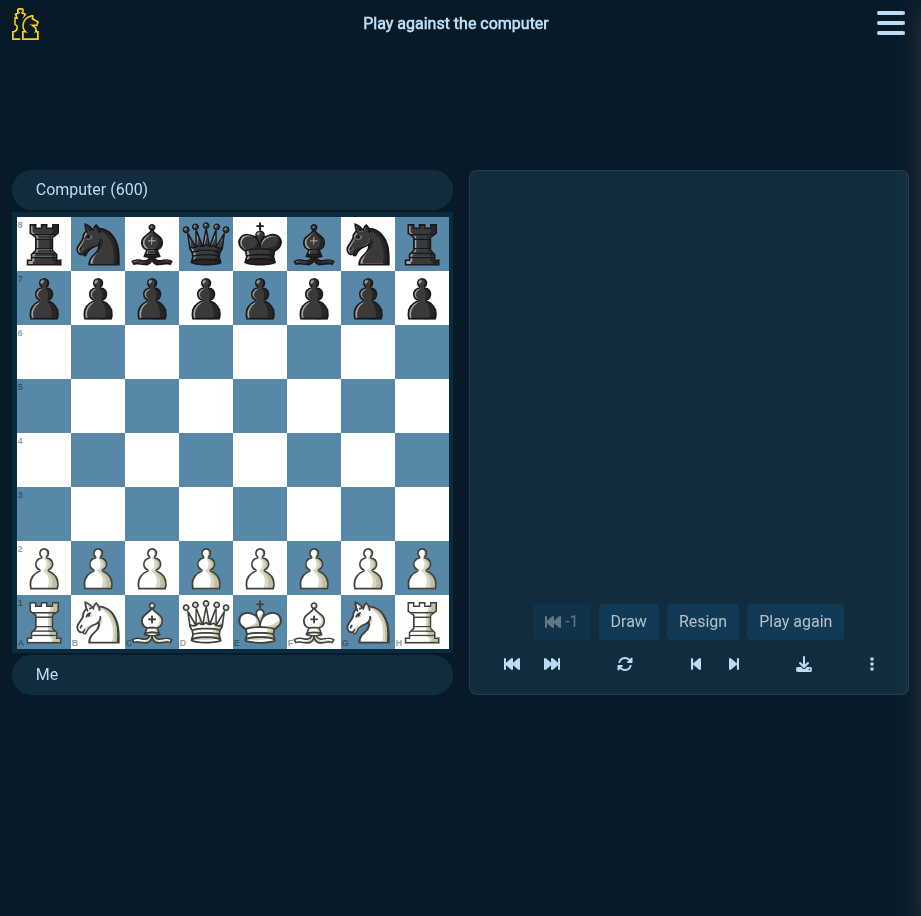
#> input picture Chess-Free-🕹️-Play-on-CrazyGames-09-14-2026_01_15_PM.png, 921 x 916 px
$ python detect_chessboard.py --image 'Chess-Free-🕹️-Play-on-CrazyGames-09-14-2026_01_15_PM.png'
#> lines starting #> are read from the running program, lines starting #| are printed output that depends on the picture; after the words box and inside, x2 and y2 are one past the last pixel; in counts of white or black regions, pixels touching at a corner belong together
"""
Eksperimen 1: Deteksi papan catur di layar.
- Screenshot layar pake mss
- Deteksi pake OpenCV (findChessboardCorners + deteksi grid kotak)
- Kalau ketemu: print "PAPAN CATUR TERDETEKSI!"

Cara pakai:
  .venv/bin/python detect_chessboard.py --once        # cek sekali
  .venv/bin/python detect_chessboard.py --loop        # cek terus tiap 1 detik
  .venv/bin/python detect_chessboard.py --test        # test pakai gambar sintetis
  .venv/bin/python detect_chessboard.py --image foto.png  # test pakai file gambar
  .venv/bin/python detect_chessboard.py --loop --show # tampilkan jendela preview
"""

import argparse
import time
import sys

import cv2
import numpy as np


# Pola yang umum untuk papan kalibrasi / papan catur polos.
# (7,7) = papan 8x8 kotak -> 7x7 sudut dalam. Ini yang paling standar.
CHESSBOARD_PATTERNS = [(7, 7), (8, 8), (7, 5), (5, 5), (6, 6), (9, 6)]


def detect_classic_pattern(gray):
    """Deteksi pola papan catur klasik (kotak hitam-putih polos, tanpa bidak).

    Return: (found: bool, pattern: tuple|None)
    """
    flags = cv2.CALIB_CB_ADAPTIVE_THRESH + cv2.CALIB_CB_NORMALIZE_IMAGE
    for pattern in CHESSBOARD_PATTERNS:
        found, _ = cv2.findChessboardCorners(gray, pattern, flags)
        if found:
            return True, pattern
    # Coba juga versi SB yang lebih robust (kalau OpenCV support)
    try:
        for pattern in CHESSBOARD_PATTERNS:
            found, _ = cv2.findChessboardCornersSB(gray, pattern)
            if found:
                return True, pattern
    except Exception:
        pass
    return False, None


def _cluster_lines(positions, tol=8):
    """Kelompokkan posisi garis yang berdekatan (satu garis fisik
    sering terdeteksi sebagai beberapa segmen)."""
    positions = sorted(positions)
    groups = []
    for p in positions:
        if groups and p - groups[-1][-1] <= tol:
            groups[-1].append(p)
        else:
            groups.append([p])
    return [sum(g) / len(g) for g in groups]


def _find_grid_lines(gray):
    """Ekstraksi garis grid horizontal/vertikal. Return (h_lines, v_lines)
    berupa posisi piksel yang sudah di-cluster. Dipakai detect_grid_board
    dan board_tracker (biar tidak duplikasi logika)."""
    h, w = gray.shape
    blurred = cv2.GaussianBlur(gray, (5, 5), 0)
    edges = cv2.Canny(blurred, 50, 150)

    lines = cv2.HoughLinesP(
        edges, 1, np.pi / 180,
        threshold=max(50, min(h, w) // 8),
        minLineLength=max(80, int(min(h, w) * 0.2)),
        maxLineGap=15,
    )
    if lines is None:
        return [], []

    hors, vers = [], []  # posisi y garis horizontal / posisi x garis vertikal
    for x1, y1, x2, y2 in lines.reshape(-1, 4):
        dx, dy = abs(int(x2) - int(x1)), abs(int(y2) - int(y1))
        length = (dx ** 2 + dy ** 2) ** 0.5
        if dx > dy * 5 and length > w * 0.15:
            hors.append((int(y1) + int(y2)) / 2)
        elif dy > dx * 5 and length > h * 0.15:
            vers.append((int(x1) + int(x2)) / 2)

    return _cluster_lines(hors), _cluster_lines(vers)


def _run_step(positions, tol_ratio=0.3):
    """Median spasi dari rangkaian reguler terpanjang. Return (step, n_garis).
    n_garis = jumlah garis dalam run (9 = papan utuh)."""
    pos = sorted(positions)
    if len(pos) < 2:
        return 0.0, len(pos)
    diffs = np.diff(pos)
    med = float(np.median(diffs))
    if med <= 0:
        return 0.0, len(pos)
    ok = [abs(d - med) <= tol_ratio * med for d in diffs]
    best, cur = 1, 1
    for good in ok:
        cur = cur + 1 if good else 1
        best = max(best, cur)
    # step dihitung ulang dari run terpanjang biar tidak kepengaruh outlier
    return med, best


def _fit_grid(lines, step, tol=8, need=7):
    """Cocokkan 9 garis grid (8*step) ke posisi terdeteksi.

    Tiap garis terdeteksi dicoba sebagai tepi atas maupun tepi bawah.
    Return (skor 0..9, y0) terbaik; skor = jumlah dari 9 posisi ideal
    yang ada garis dekatnya. Butuh skor >= need."""
    if step <= 0 or not lines:
        return 0, 0.0
    best = (0, 0.0)
    for anchor in lines:
        for y0 in (anchor, anchor - 8 * step):
            grid = [y0 + i * step for i in range(9)]
            score = sum(1 for g in grid
                        if any(abs(l - g) <= tol for l in lines))
            if score > best[0]:
                best = (score, y0)
    return best if best[0] >= need else (best[0], None)


def _strip_lines(bgr, axis, lo, hi, margin=12):
    """Deteksi ulang garis sumbu lawan di dalam strip [lo, hi] + margin.
    axis='v' -> garis vertikal papan diketahui, cari garis horizontal
    di strip vertikal x∈[lo,hi]. Return (cross_lines, cross_step, cross_n)."""
    h, w = bgr.shape[:2]
    gray = cv2.cvtColor(bgr, cv2.COLOR_BGR2GRAY)
    if axis == "v":
        x0, x1 = max(0, int(lo - margin)), min(w, int(hi + margin))
        strip = gray[:, x0:x1]
    else:
        y0, y1 = max(0, int(lo - margin)), min(h, int(hi + margin))
        strip = gray[y0:y1, :]
    lines_h, lines_v = _find_grid_lines(strip)
    cross = lines_h if axis == "v" else lines_v
    step, n = _run_step(cross)
    return cross, step, n


def find_board_corners(bgr):
    """Cari sudut papan (tl, tr, br, bl) sebagai float32 (4,2).
    Return None kalau tidak ada grid 8x8 yang valid.

    Strateginya: pakai sumbu terkuat sebagai jangkar (butuh run >=7
    garis), lalu deteksi ulang sumbu lawan di dalam strip + cocokkan
    grid 9 garis (toleransi 2 garis hilang karena oklusi).
    Terakhir wajib kotak persegi (aspek 0.88..1.12)."""
    h, w = bgr.shape[:2]
    gray = cv2.cvtColor(bgr, cv2.COLOR_BGR2GRAY)
    h_lines, v_lines = _find_grid_lines(gray)
    h_step, h_n = _run_step(h_lines)
    v_step, v_n = _run_step(v_lines)

    cands = []
    if v_n >= 7:
        cands.append(("v", v_lines, v_step))
    if h_n >= 7:
        cands.append(("h", h_lines, h_step))
    # coba jangkar terkuat dulu
    cands.sort(key=lambda c: _run_step(c[1])[1], reverse=True)

    for axis, anchor_lines, step in cands:
        score_a, edge_a = _fit_grid(anchor_lines, step)
        if edge_a is None:
            continue
        lo_a, hi_a = edge_a, edge_a + 8 * step
        cross, _, _ = _strip_lines(bgr, axis, lo_a, hi_a)
        score_c, edge_c = _fit_grid(cross, step)
        if edge_c is None:
            continue
        lo_c, hi_c = edge_c, edge_c + 8 * step
        # wajib persegi (toleransi 12%)
        wa, wb = hi_a - lo_a, hi_c - lo_c
        if not (0.88 <= wa / max(wb, 1e-9) <= 1.12):
            continue
        if wa * wb < h * w * 0.03:
            continue
        if axis == "v":
            x0, x1, y0, y1 = lo_a, hi_a, lo_c, hi_c
        else:
            x0, x1, y0, y1 = lo_c, hi_c, lo_a, hi_a
        return np.array([[x0, y0], [x1, y0], [x1, y1], [x0, y1]],
                        dtype=np.float32)
    return None


def detect_grid_board(bgr, debug_path=None):
    """Deteksi papan catur ala game (chess.com / lichess / CrazyGames,
    ada bidak) via grid fitting Hough.

    Idenya: papan catur = 9 garis horizontal + 9 garis vertikal yang
    panjang dan berjarak reguler (boleh 2 garis hilang karena oklusi
    bidak/popup). Hasilnya harus persegi. Bohongan umum (teks terminal,
    border jendela) gugur di fitting / syarat persegi.

    Return: (found: bool, info: dict)
    """
    h, w = bgr.shape[:2]
    corners = find_board_corners(bgr)

    if debug_path:
        gray = cv2.cvtColor(bgr, cv2.COLOR_BGR2GRAY)
        h_lines, v_lines = _find_grid_lines(gray)
        vis = bgr.copy()
        for y in h_lines:
            cv2.line(vis, (0, int(y)), (w - 1, int(y)), (0, 255, 0), 2)
        for x in v_lines:
            cv2.line(vis, (int(x), 0), (int(x), h - 1), (255, 0, 0), 2)
        if corners is not None:
            box = corners.astype(int).reshape(-1, 1, 2)
            cv2.polylines(vis, [box], True, (0, 255, 255), 3)
        cv2.imwrite(debug_path, vis)

    if corners is None:
        return False, {"reason": "tidak ada grid 8x8 persegi yang valid"}

    x0, y0 = corners.min(axis=0)
    x1, y1 = corners.max(axis=0)
    board_area = float((x1 - x0) * (y1 - y0))
    return True, {"box": [round(float(v), 1) for v in (x0, y0, x1, y1)],
                  "board_area_pct": round(100 * board_area / (h * w), 1)}


def is_chessboard(bgr, debug_path=None):
    """Gabungan kedua metode. Return (found, metode, detail)."""
    gray = cv2.cvtColor(bgr, cv2.COLOR_BGR2GRAY)

    found, pattern = detect_classic_pattern(gray)
    if found:
        return True, "pola-klasik", f"pattern {pattern}"

    found, info = detect_grid_board(bgr, debug_path=debug_path)
    if found:
        return True, "grid-garis", str(info)

    return False, "-", str(info)


# [54 lines left out: functions grab_screen, make_synthetic_board, make_random_image, not called in this run]


def check_and_report(img, show=False, debug_path=None):
    found, metode, detail = is_chessboard(img, debug_path=debug_path)
    if found:
        print(f"✅ PAPAN CATUR TERDETEKSI! (metode={metode}, {detail})")
    else:
        print(f"❌ tidak ada papan catur. ({detail})")
    if show:
        preview = img.copy()
        h, w = preview.shape[:2]
        scale = min(1.0, 900 / max(h, w))
        if scale < 1.0:
            preview = cv2.resize(preview, (int(w * scale), int(h * scale)))
        label = "TERDETEKSI" if found else "tidak ada"
        color = (0, 255, 0) if found else (0, 0, 255)
        cv2.putText(preview, f"Papan catur: {label}", (10, 30),
                    cv2.FONT_HERSHEY_SIMPLEX, 1, color, 2)
        cv2.imshow("Deteksi Papan Catur (tekan Q untuk keluar)", preview)
        cv2.waitKey(0)
        cv2.destroyAllWindows()
    return found


def main():
    ap = argparse.ArgumentParser(description="Deteksi papan catur di layar")
    ap.add_argument("--once", action="store_true", help="cek layar sekali")
    ap.add_argument("--loop", action="store_true", help="cek layar terus-menerus")
    ap.add_argument("--interval", type=float, default=1.0, help="jeda antar cek (detik)")
    ap.add_argument("--test", action="store_true", help="test pakai gambar sintetis")
    ap.add_argument("--image", type=str, default=None, help="test pakai file gambar")
    ap.add_argument("--show", action="store_true", help="tampilkan jendela preview")
    ap.add_argument("--debug", type=str, default=None, metavar="OUT.PNG",
                    help="simpan gambar debug berisi garis grid yang terdeteksi")
    args = ap.parse_args()

    # Default: cek sekali kalau tidak ada flag
    if not (args.once or args.loop or args.test or args.image):
        args.once = True

    if args.test:
        print("--- Test 1: gambar papan catur sintetis (HARUS terdeteksi) ---")
        board = make_synthetic_board()
        r1 = check_and_report(board, show=args.show)
        print("--- Test 2: gambar acak (HARUS tidak terdeteksi) ---")
        noise = make_random_image()
        r2 = check_and_report(noise, show=args.show)
        print()
        if r1 and not r2:
            print("🎉 TEST LOLOS: detektor bekerja dengan benar.")
            return 0
        print("⚠️  TEST GAGAL: cek logika deteksi.")
        return 1

    if args.image:
        img = cv2.imread(args.image)
#> img is the input picture: shape (916, 921, 3); mean B, G, R 82, 67.6, 45.9
        if img is None:
            print(f"Gagal baca gambar: {args.image}", file=sys.stderr)
            return 2
        check_and_report(img, show=args.show, debug_path=args.debug)
#> in is_chessboard, `gray = cv2.cvtColor(bgr, cv2.COLOR_BGR2GRAY)`:
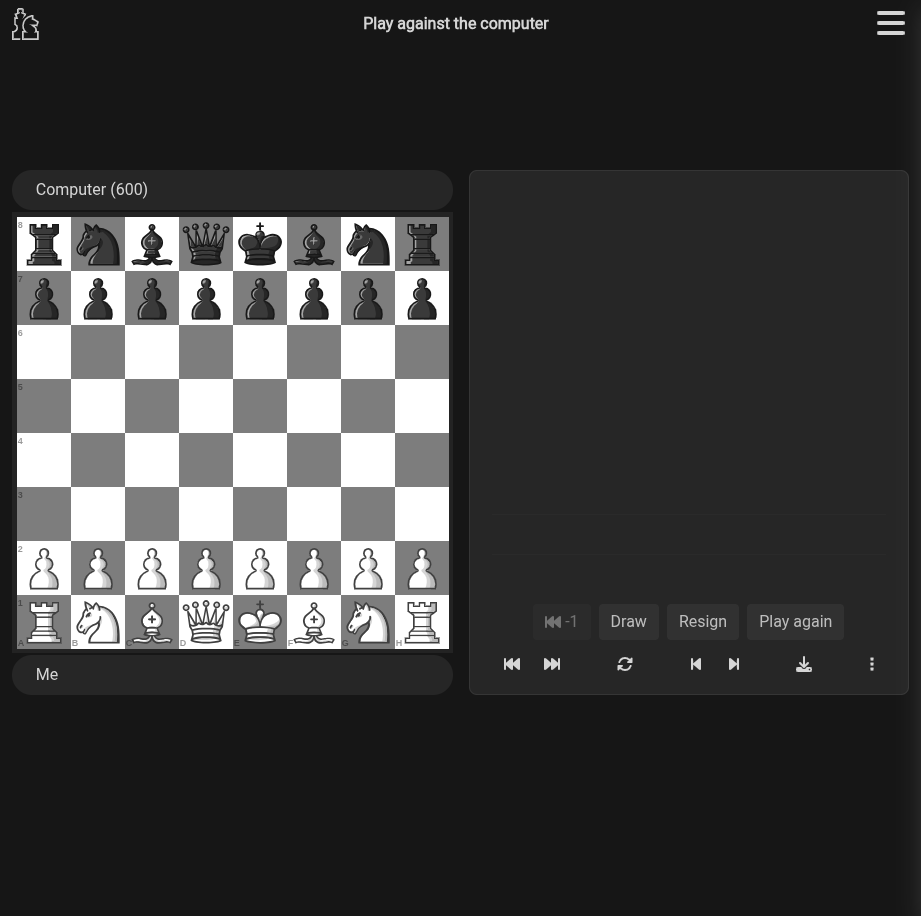
#> gray: shape (916, 921); min 22, max 255, mean 62.7
#> in is_chessboard, `found, pattern = detect_classic_pattern(gray)`: found = False
#> in _find_grid_lines, `edges = cv2.Canny(blurred, 50, 150)`:
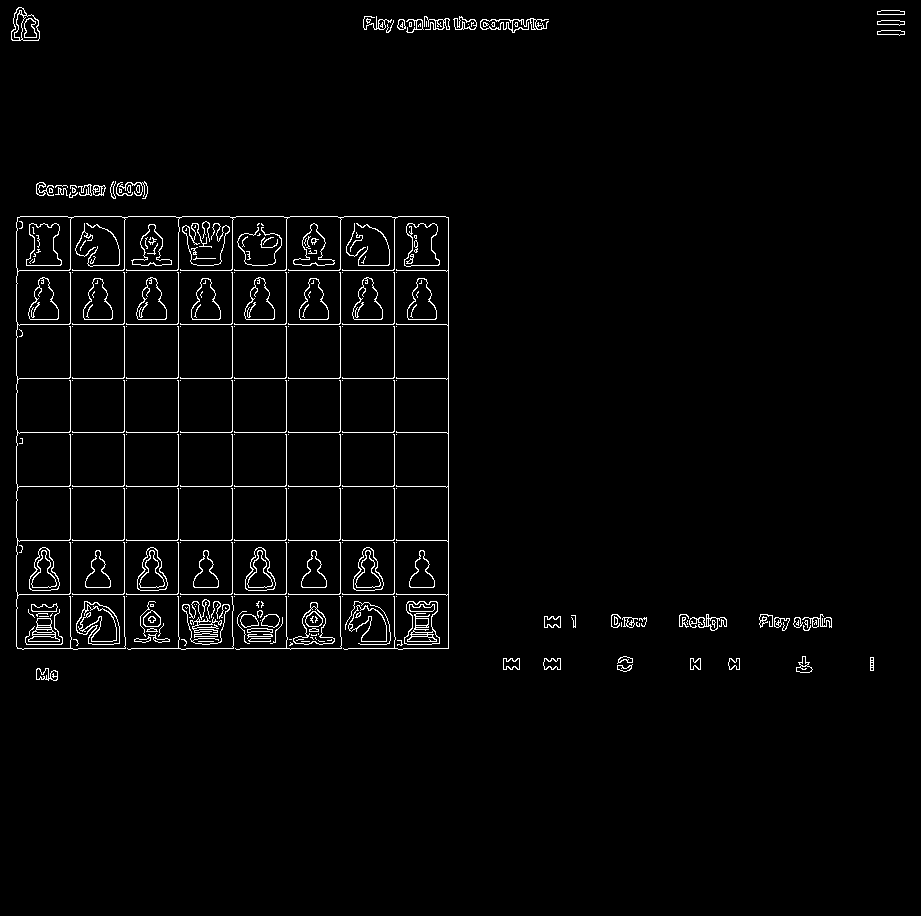
#> edges: shape (916, 921); 2.4% white in thin lines or dots, all inside (x1, y1, x2, y2) = (11, 7, 905, 681)
#> in _find_grid_lines, `lines = cv2.HoughLinesP( edges, 1, np.pi / 180, threshold=max(50, min(..`: lines = 20 rows, first 6: [17, 378, 448, 378], [17, 432, 448, 432], [17, 270, 448, 270], [17, 486, 448, 486], [286, 648, 286, 217], [70, 648, 70, 217]
#> the loop in _find_grid_lines, `for x1, y1, x2, y2 in lines.reshape(-1, 4):` made 20 passes
#> (x1, y1, x2, y2, dx, dy, length) on passes 1 to 12: (17, 378, 448, 378, 431, 0, 431), (17, 432, 448, 432, 431, 0, 431), (17, 270, 448, 270, 431, 0, 431), (17, 486, 448, 486, 431, 0, 431), (286, 648, 286, 217, 0, 431, 431), (70, 648, 70, 217, 0, 431, 431), (448, 648, 448, 217, 0, 431, 431), (232, 648, 232, 217, 0, 431, 431), (340, 648, 340, 217, 0, 431, 431), (17, 540, 446, 540, 429, 0, 429), (124, 648, 124, 217, 0, 431, 431), (17, 648, 447, 648, 430, 0, 430)
#> after the loop in _find_grid_lines, `for x1, y1, x2, y2 in lines.reshape(-1, 4):`: hors = [378, 432, 270, 486, 540, 648, 594, 324, 216, 641, 19]; vers = [286, 70, 448, 232, 340, 124, 178, 394, 16]
#> in _cluster_lines, `positions = sorted(positions)`: positions = [19, 216, 270, 324, 378, 432, 486, 540, 594, 641, 648]
#> the loop in _cluster_lines, `for p in positions:` made 11 passes
#> p on passes 1 to 11: 19, 216, 270, 324, 378, 432, 486, 540, 594, 641, 648
#> after the loop in _cluster_lines, `for p in positions:`: groups = [[19], [216], [270], [324], [378], [432], [486], [540], [594], [641, 648]]
#> the loop in _cluster_lines (call 2), `for p in positions:` made 9 passes
#> p on passes 1 to 9: 16, 70, 124, 178, 232, 286, 340, 394, 448
#> in find_board_corners, `h_lines, v_lines = _find_grid_lines(gray)`: h_lines = [19, 216, 270, 324, 378, 432, 486, 540, 594, 644.5]; v_lines = [16, 70, 124, 178, 232, 286, 340, 394, 448]
#> in _run_step, `pos = sorted(positions)`: pos has the same summary as h_lines in find_board_corners
#> in _run_step, `diffs = np.diff(pos)`: diffs = [197, 54, 54, 54, 54, 54, 54, 54, 50.5]
#> in _run_step, `med = float(np.median(diffs))`: med = 54
#> in _run_step, `ok = [abs(d - med) <= tol_ratio * med for d in diffs]`: ok = [False, True, True, True, True, True, True, True, True]
#> the loop in _run_step, `for good in ok:` made 9 passes
#> in find_board_corners, `h_step, h_n = _run_step(h_lines)`: h_step = 54; h_n = 9
#> the loop in _run_step (call 2), `for good in ok:` made 8 passes
#> in find_board_corners, `v_step, v_n = _run_step(v_lines)`: v_step = 54; v_n = 9
#> the loop in find_board_corners, `for axis, anchor_lines, step in cands:` made 1 pass
#> (axis, anchor_lines, score_a, edge_a, lo_a, hi_a) on pass 1: ('v', [16, 70, 124, 178, 232, 286, 340, 394, 448], 9, 16, 16, 448)
#> pass 1, in _strip_lines, `strip = gray[:, x0:x1]`:
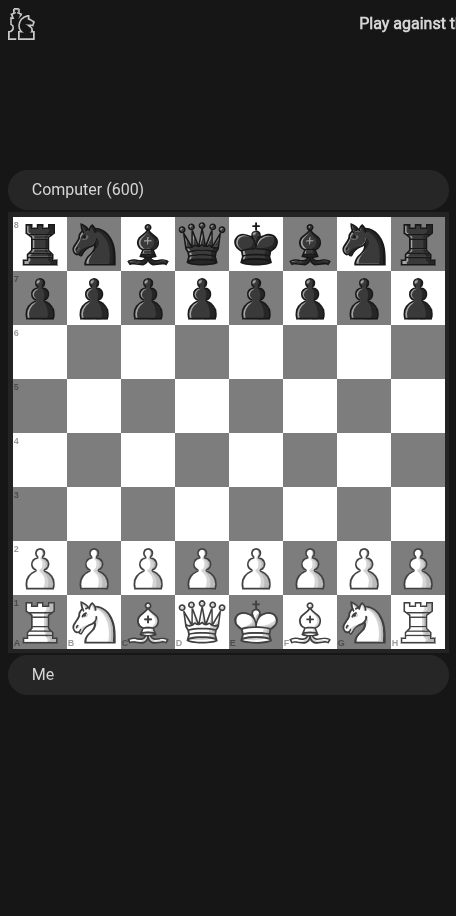
#> strip: shape (916, 456); min 22, max 255, mean 93.9
#> pass 1, in _find_grid_lines (call 2), `blurred = cv2.GaussianBlur(gray, (5, 5), 0)`:
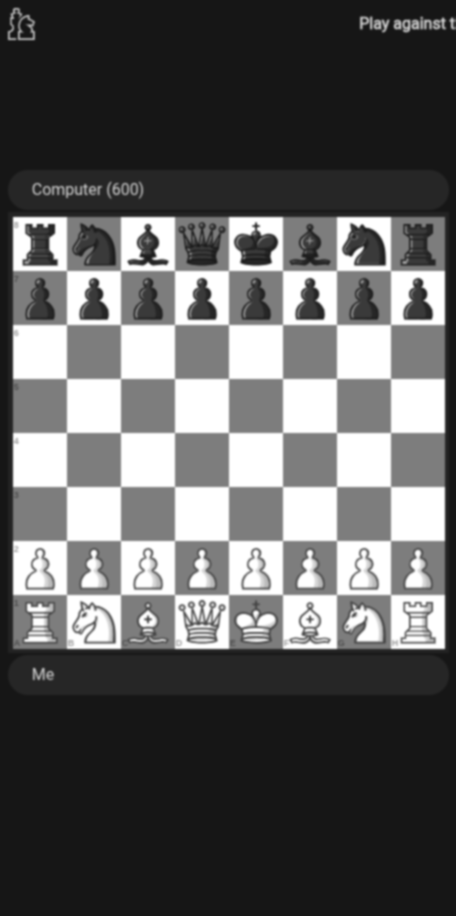
#> blurred: shape (916, 456); min 22, max 255, mean 93.9
#> pass 1, in _find_grid_lines (call 2), `edges = cv2.Canny(blurred, 50, 150)`:
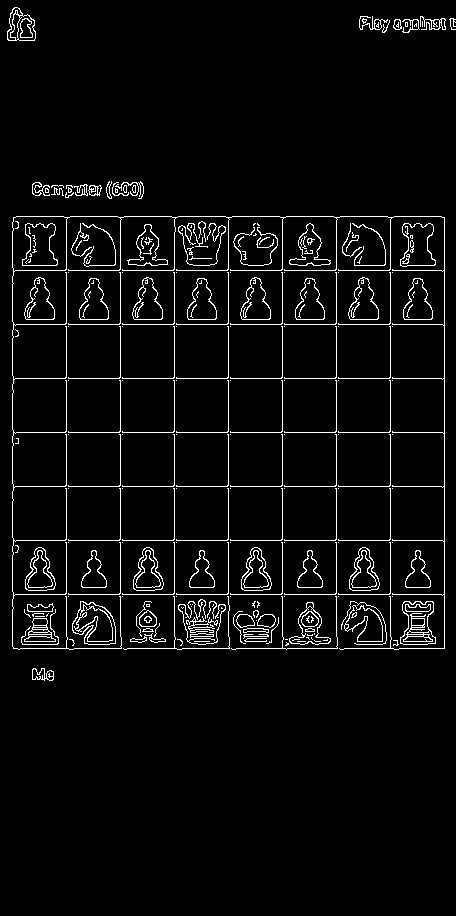
#> edges: shape (916, 456); 4.3% white in thin lines or dots, all inside (x1, y1, x2, y2) = (7, 7, 456, 681)
#> in detect_grid_board, `corners = find_board_corners(bgr)`: corners = [[16, 216], [448, 216], [448, 648], [16, 648]]
#> in detect_grid_board, `x0, y0 = corners.min(axis=0)`: x0 = 16; y0 = 216
#> in detect_grid_board, `x1, y1 = corners.max(axis=0)`: x1 = 448; y1 = 648
#> in detect_grid_board, `board_area = float((x1 - x0) * (y1 - y0))`: board_area = 186624
#> in is_chessboard, `found, info = detect_grid_board(bgr, debug_path=debug_path)`: found = True; info = {'box': [16, 216, 448, 648], 'board_area_pct': 22.1}
#> in check_and_report, `found, metode, detail = is_chessboard(img, debug_path=debug_path)`: found = True; metode = 'grid-garis'
#| ✅ PAPAN CATUR TERDETEKSI! (metode=grid-garis, {'box': [16.0, 216.0, 448.0, 648.0], 'board_area_pct': 22.1})
        return 0

    if args.loop:
        print("Mengecek layar tiap "
              f"{args.interval} detik... tekan Ctrl+C untuk berhenti.\n")
        try:
            while True:
                try:
                    img = grab_screen()
                except Exception as e:
                    print(f"Gagal screenshot: {e}")
                    print("Kalau di Wayland, pastikan portal screenshare jalan "
                          "atau pakai --image / --test dulu.")
                    return 3
                check_and_report(img, show=args.show, debug_path=args.debug)
                if args.show:
                    # kalau preview ditutup, lanjut loop
                    pass
                time.sleep(args.interval)
        except KeyboardInterrupt:
            print("\nBerhenti.")
            return 0

    # --once
    try:
        img = grab_screen()
    except Exception as e:
        print(f"Gagal screenshot: {e}")
        return 3
    check_and_report(img, show=args.show)
    return 0


if __name__ == "__main__":
    raise SystemExit(main())
#> (the program exits here)
